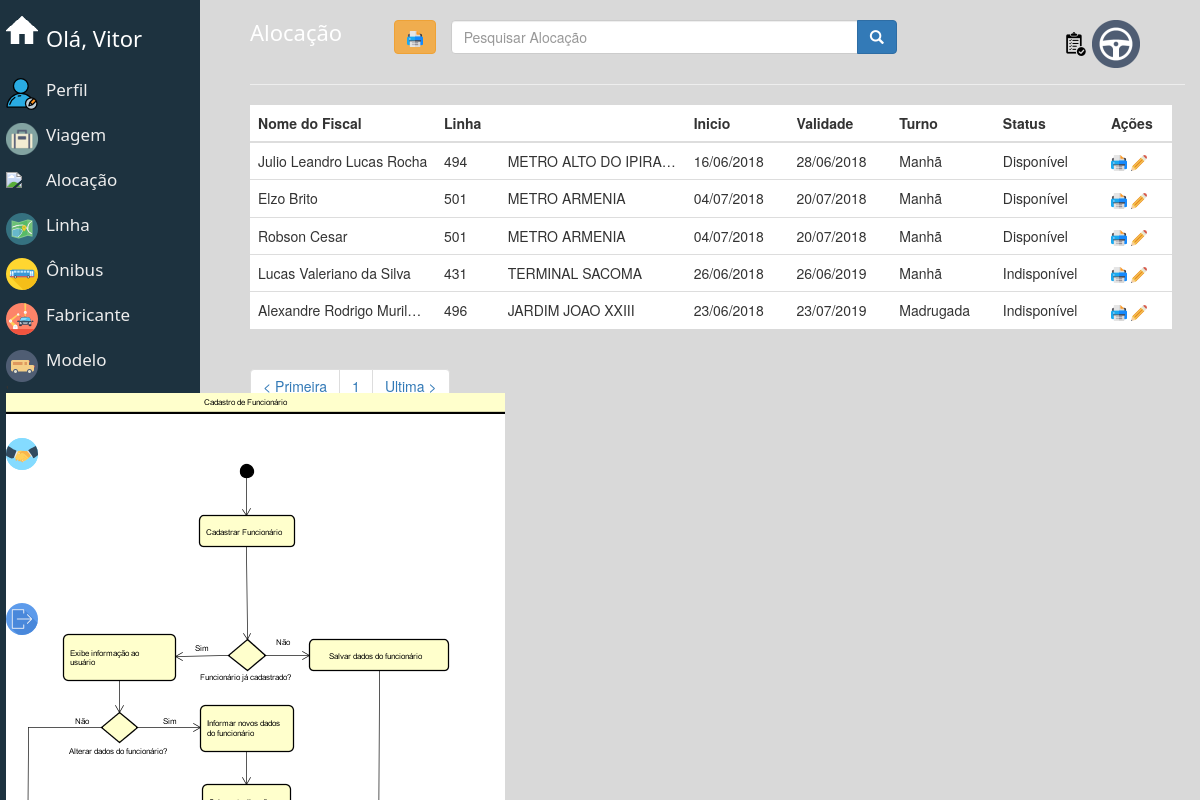
Screenshot of /login/Administrador/Telas/Visualiza/visualizaAlocacaoF.php (signed in) with the database file from the repository.
### tables this page shows
CREATE TABLE `tbalocacao` (
  `codAlocacao` int(11) NOT NULL,
  `codFuncionario` int(11) NOT NULL,
  `codOnibus` int(11) DEFAULT NULL,
  `codLinha` int(11) NOT NULL,
  `inicioAlocacao` date NOT NULL,
  `fimAlocacao` date NOT NULL,
  `statusAlocacao` varchar(15) NOT NULL,
  `codTurno` int(11) NOT NULL
);

CREATE TABLE `tbfuncionario` (
  `codFuncionario` int(11) NOT NULL,
  `matriculaFuncionario` varchar(15) NOT NULL,
  `nomeFuncionario` varchar(90) NOT NULL,
  `rgFuncionario` varchar(12) NOT NULL,
  `emailFuncionario` varchar(90) NOT NULL,
  `cnhFuncionario` varchar(12) DEFAULT NULL,
  `cpfFuncionario` varchar(14) NOT NULL,
  `dataCadastroFuncionario` date NOT NULL,
  `codUsuario` int(11) NOT NULL
);

CREATE TABLE `tblinha` (
  `codLinha` int(11) NOT NULL,
  `nomeLinha` varchar(120) NOT NULL,
  `tarifaLinha` double NOT NULL,
  `numLinha` varchar(8) NOT NULL,
  `horaFuncionamento` time NOT NULL,
  `horaTermino` time NOT NULL
);

CREATE TABLE `tbturno` (
  `codTurno` int(11) NOT NULL,
  `descricaoTurno` varchar(40) NOT NULL
);

### login/Administrador/Telas/Visualiza/visualizaAlocacaoF.php (the view, shortened to what this page needs)
<?php require_once('../../../../verificaS.php');  $nomeUsuario= $_SESSION['nomeUsuario'];              $nome = explode(" ",$nomeUsuario);             $nomeUsuario = $nome[0]; ?>
<!DOCTYPE html>
<html lang="pt-br">
    <head>
        <link href="../../../bootstrap/css/bootstrap.min.css" rel = "stylesheet">
        <link rel="stylesheet" href="../../../css/Smith.css">
    </head>
    <body>
        <div id="main" class="container-fluid">
            <div id="top" class="row">
                <div class="col-md-2">
                    <div class="ArrumaSE">
                    <h2>Alocação</h2>
                    </div>
                </div>
                <?php echo "<a href='../../Function/Relatorio/Geral/grlAlocacao.php' target='_blank' class='btn btn-warning pull-left h2'><img src='../../../img/print.png' href='#'></a>";?>
                <div class="col-md-6">
                    <div class="input-group h2">
                        <input id = "busca" name="data[search]" class="form-control" id="search" type="text" placeholder="Pesquisar Alocação">
                        <span class="input-group-btn">
                            <button class="btn btn-primary" type="submit">
                                <span class="glyphicon glyphicon-search"></span>
                            </button>
                        </span>
                    </div>
                </div>
                <div class="adicionaAlocacao">
                    <a href="../Adiciona/adicionaAlocacaoF.php"><img src='../../../img/prancheta.png'></a>
                    <a href="../Adiciona/adicionaAlocacao.php"><img src='../../../img/volante2.png'></a>
                </div>
            </div>
             <hr />
            <div id="list" class="row">
                <div class="table-responsive col-md-12">
                    <table id = "result" class="table table-striped" cellspacing="0" cellpadding="0">
                        <thead>
                            <tr>
                                <th>Nome do Fiscal</th>
                                <th>Linha</th>
                                <th> </th>
                                <th>Inicio</th>
                                <th>Validade</th>
                                <th>Turno</th>
                                <th>Status</th>
                                <th class="actions">Ações</th>
                             </tr>
                        </thead>
                        <tbody>
                               <?php
                                 $connect = mysqli_connect('localhost','root','','bdfiscall');
                            $pagina_atual = filter_input(INPUT_GET,'pagina', FILTER_SANITIZE_NUMBER_INT);
                            $pagina = (!empty($pagina_atual)) ? $pagina_atual : 1;
                            $qnt_result_pg = 10;
                            $inicio = ($qnt_result_pg * $pagina) - $qnt_result_pg;
                            $sql = "SELECT * FROM tbalocacao
                            INNER JOIN tbturno ON tbturno.codTurno = tbalocacao.codTurno
                            INNER JOIN tblinha ON tblinha.codLinha = tbalocacao.codLinha
                            INNER JOIN tbfuncionario ON tbfuncionario.codFuncionario = tbalocacao.codFuncionario
                            INNER JOIN tbusuario ON tbfuncionario.codUsuario = tbusuario.codUsuario
                            INNER JOIN tbnivelusuario ON tbnivelusuario.codNivelUsuario = tbusuario.codNivelUsuario
                            WHERE descricaoNivelUsuario like 'Fiscal'
                            ORDER BY fimAlocacao ASC LIMIT $inicio, $qnt_result_pg";
                            $result = mysqli_query($connect,$sql);
                            while($element = mysqli_fetch_array($result)){
                                $nomeFuncionario = $element['nomeFuncionario'];
                                $numLinha= $element['numLinha'];
                                $nomeLinha = $element['nomeLinha'];
                                $inicioAlocacao = $element['inicioAlocacao'];
                                $inicioAlocacao = implode("/", array_reverse(explode("-", $inicioAlocacao)));
                                $fimAlocacao = $element['fimAlocacao'];
                                $fimAlocacao = implode("/", array_reverse(explode("-", $fimAlocacao)));
                                $descricaoTurno = $element['descricaoTurno'];
                                $statusAlocacao = $element['statusAlocacao'];
                            echo"<tr>
                                    <td data-title='nomeFuncionario' id='limite'>$nomeFuncionario</td>
                                    <td data-title='numLinha' id='limite'>$numLinha</td>
                                    <td data-title='nomeLinha' id='limite'>$nomeLinha</td>
                                    <td data-title='inicioAlocacao'>$inicioAlocacao</td>
                                    <td data-title='fimAlocacao'>$fimAlocacao</td>
                                    <td data-title='descricaoTurno'>$descricaoTurno</td>
                                    <td data-title='statusAlocacao'>$statusAlocacao</td>
                                    <td class='actions'>
                                    <a href='../../Function/Relatorio/Especifico/espAlocacao.php?codAlocacao=" . $element['codAlocacao'] . "' target='_blank'><img src='../../../img/print.png' href='#'></a>
                                    <a href='../Edita/editaAlocacaoF.php?codAlocacao=" . $element['codAlocacao'] . "'><img src='../../../img/edit.png' href='#'></a>
                                </td>
                                </tr>";
                            }
                            $result_pg = "SELECT COUNT(codAlocacao) AS num_result FROM tbalocacao
                            INNER JOIN tbfuncionario ON tbfuncionario.codFuncionario = tbalocacao.codFuncionario
                            INNER JOIN tbusuario ON tbfuncionario.codUsuario = tbusuario.codUsuario
                            INNER JOIN tbnivelusuario ON tbnivelusuario.codNivelUsuario = tbusuario.codNivelUsuario
                            WHERE descricaoNivelUsuario like 'Fiscal'";
                            $resultado_pg = mysqli_query($connect, $result_pg);
                            $row_pg = mysqli_fetch_assoc($resultado_pg);
                            $quantidade_pg = ceil($row_pg['num_result'] / $qnt_result_pg);
                            $max_links = 1;
                        ?>
                        </tbody>
                     </table>
                 </div>
             </div>
            <div id="bottom" class="row">
                <div class="col-md-12">
                    <ul class="pagination">
                        <li><a href="visualizaAlocacaoF.php?pagina=1">&lt; Primeira</a></li>
                        <?php for($pag_ant = $pagina - $max_links; $pag_ant <= $pagina - 1; $pag_ant++){
                                    echo"<li class='disable'><a> $pagina </a></li>";
                                }for($pag_dep = $pagina + 1; $pag_dep <= $pagina + $max_links; $pag_dep++){
                                    if($pag_dep <= $quantidade_pg){
				                        echo "<li><a href='visualizaAlocacaoF.php?pagina=$pag_dep'>$pag_dep</a></li>";
                                    }
                                }
                                echo"<li class='next'><a href='visualizaAlocacaoF.php?pagina=$quantidade_pg' rel='next'>Ultima &gt;</a></li>";
                        ?>
                    </ul>
                </div>
            </div>
        </div>
        <section class="Cima">
            <div class="Bv">
                <div class="TxtInicio">
                    <a href="../../index.php" data-toggle="tooltip" data-placement="right" title="Tela inicial" > <h2>Olá, <?php echo $nomeUsuario;?></h2></a>
                </div>
                <div class="casa">
                    <a href="../../index.php" data-toggle="tooltip" data-placement="right" title="Tela inicial" > <img src="../../../img/CasaBranca.png" width="32px" height="32px"></a>
                </div>
            </div>
            <div class="divisaoPadrao">
                <div class="txtPadrao">
                    <a href="../../Telas/Visualiza/visualizaPerfil.php" data-toggle="tooltip" data-placement="right" title="Alterar o seu perfil" ><h1>Perfil</h1></a>
                </div>
                <div class="imgPadrao">
                    <a href="../../Telas/Visualiza/visualizaPerfil.php"data-toggle="tooltip" data-placement="right" title="Alterar o seu perfil" ><img src="../../../img/usuario.png"></a>
                </div>
            </div>
            <div class="divisaoPadrao">
                <div class="txtPadrao">
                    <a href="../../Telas/Visualiza/visualizaViagem.php" data-toggle="tooltip" data-placement="right" title="Consultar Viagens"><h1>Viagem</h1></a>
                </div>
                <div class="imgPadrao">
                    <a href="../../Telas/Visualiza/visualizaViagem.php" data-toggle="tooltip" data-placement="right" title="Consultar Viagens" ><img src="../../../img/Viagem.png"></a>
                </div>
            </div>
            <div class="divisaoPadrao">
                <div class="txtPadrao">
                    <a href="../../Telas/Visualiza/visualizaAlocacao.php" data-toggle="tooltip" data-placement="right" title="Consultar Alocações"><h1>Alocação</h1></a>
                </div>
                <div class="imgPadrao">
                    <a href="../../Telas/Visualiza/visualizaAlocacao.php" data-toggle="tooltip" data-placement="right" title="Consultar Alocações"><img src="../../../img/Locacao.png"></a>
                </div>
            </div>
            <div class="divisaoPadrao">
                <div class="txtPadrao">
                    <a href= "../../Telas/Visualiza/visualizaLinha.php" data-toggle="tooltip" data-placement="right" title="Consultar Linhas"><h1>Linha</h1></a>
                </div>
                <div class="imgPadrao">
                    <a href= "../../Telas/Visualiza/visualizaLinha.php" data-toggle="tooltip" data-placement="right" title="Consultar Linhas"><img src="../../../img/linha.png"></a>
                </div>
            </div>
            <div class="divisaoPadrao">
                <div class="txtPadrao">
                 <a href="../../Telas/Visualiza/visualizaOnibus.php" data-toggle="tooltip" data-placement="right" title="Consultar Ônibus"> <h1>Ônibus</h1></a>
                </div>
                <div class="imgPadrao">
                    <a href="../../Telas/Visualiza/visualizaOnibus.php" data-toggle="tooltip" data-placement="right" title="Consultar Ônibus"><img src="../../../img/aaa.png"></a>
                </div>
            </div>
            <div class="divisaoPadrao">
                <div class="txtPadrao">
                    <a href = "../../Telas/Visualiza/visualizaFabricante.php" data-toggle="tooltip" data-placement="right" title="Consultar Fabricantes"><h1>Fabricante</h1></a>
                </div>
                <div class="imgPadrao">
                    <a href = "../../Telas/Visualiza/visualizaFabricante.php" data-toggle="tooltip" data-placement="right" title="Consultar Fabricantes"><img src="../../../img/fabricante.png"></a>
                </div>
            </div>
            <div class="divisaoPadrao">
                <div class="txtPadrao">
                    <a href = "../../Telas/Visualiza/visualizaModelo.php" data-toggle="tooltip" data-placement="right" title="Consultar Modelos"><h1>Modelo</h1></a>
                </div>'
                <div class="imgModelo">
                    <a href = "../../Telas/Visualiza/visualizaModelo.php" data-toggle="tooltip" data-placement="right" title="Consultar Modelos"> <img src="../../../img/modelo.png"> </a>
                </div>
            </div>
            <div class="divisaoPadrao">
                <div class="txtPadrao">
                    <a href="../../Telas/Visualiza/visualizaFuncionario.php" data-toggle="tooltip" data-placement="right" title="Consultar Funcionários"> <h1>Funcionário</h1></a>
                </div>
                <div class="imgPadrao">
                    <a href="../../Telas/Visualiza/visualizaFuncionario.php" data-toggle="tooltip" data-placement="right" title="Consultar Funcionários"> <img src="../../../img/Funcionario.png"></a>
                </div>
            </div>
            <div class="divisaoPadrao">
                <div class="txtPadrao">
                    <a href="../../Telas/Visualiza/visualizaCooperativa.php" data-toggle="tooltip" data-placement="right" title="Consultar Cooperativas"><h1>Cooperativa</h1></a>
                </div>
                <div class="imgPadrao">
                    <a href="../../Telas/Visualiza/visualizaCooperativa.php" data-toggle="tooltip" data-placement="right" title="Consultar Cooperativas"><img src="../../../img/cooperativa.png"></a>
                </div>
            </div>
             <div class="divisaoPadrao">
                <div class="txtPadrao">
                    <a href = "../../../../sair.php" data-toggle="tooltip" data-placement="right" title="Sair do sistema"> <h1>Sair</h1> </a>
                </div>
                <div class="imgPadrao">
                    <a href = "../../../../sair.php" data-toggle="tooltip" data-placement="right" title="Sair do sistema"> <img src="../../../img/logouts.png"> </a>
                </div>
            </div>
        </section>
    </body>
</html>

### login/css/Smith.css (style rules this page uses)
.divisaoPadrao { padding: 5px; height:45px; background:#384176; }
button { border-radius:8px; color:black; background-color: #ccc; }
body { background:#d9d9d9; padding: 0; margin: 0; }
h1 { color: #eeeeee; font-family: 'Segoe UI', Tahoma, Geneva, Verdana, sans-serif; font-size: 17px; }
h2 { color: #FFFFFF; font-family: 'Segoe UI', Tahoma, Geneva, Verdana, sans-serif; font-size: 22px; }
input { border-radius: 8px; }
.Cima { padding: 1px; background:#1d323f; width: 200px; height: 920px; position: fixed; top: 0px; }
.Bv { padding: 5px; height:70px; background:#1d323f; }
.casa { position: absolute; margin: 0px 100px 0px 0px; top: 14px; }
.TxtInicio { margin-left:40px; margin-top: 10px; }
.divisaoPadrao { padding: 5px; height:45px; background:#1d323f; }
.txtPadrao { margin-left:40px; margin-top: -15px; }
.imgPadrao { position: absolute; margin-top: -32px; }
.imgModelo { position: absolute; margin-top:-50px; }
#limite { max-width: 20ch; overflow: hidden; text-overflow: ellipsis; white-space: nowrap; }
.adicionaAlocacao { right:60px; top:20px; position:absolute; }

### rows the page displays
tbalocacao: codFuncionario.nomeFuncionario "Julio Leandro Lucas Rocha", codLinha.numLinha "494", codLinha.nomeLinha "METRO ALTO DO IPIRA…", inicioAlocacao "16/06/2018", fimAlocacao "28/06/2018", codTurno.descricaoTurno "Manhã", statusAlocacao "Disponível"
tbalocacao: codFuncionario.nomeFuncionario "Elzo Brito", codLinha.numLinha "501", codLinha.nomeLinha "METRO ARMENIA", inicioAlocacao "04/07/2018", fimAlocacao "20/07/2018", codTurno.descricaoTurno "Manhã", statusAlocacao "Disponível"
tbalocacao: codFuncionario.nomeFuncionario "Robson Cesar", codLinha.numLinha "501", codLinha.nomeLinha "METRO ARMENIA", inicioAlocacao "04/07/2018", fimAlocacao "20/07/2018", codTurno.descricaoTurno "Manhã", statusAlocacao "Disponível"
tbalocacao: codFuncionario.nomeFuncionario "Lucas Valeriano da Silva", codLinha.numLinha "431", codLinha.nomeLinha "TERMINAL SACOMA", inicioAlocacao "26/06/2018", fimAlocacao "26/06/2019", codTurno.descricaoTurno "Manhã", statusAlocacao "Indisponível"
tbalocacao: codFuncionario.nomeFuncionario "Alexandre Rodrigo Muril…", codLinha.numLinha "496", codLinha.nomeLinha "JARDIM JOAO XXIII", inicioAlocacao "23/06/2018", fimAlocacao "23/07/2019", codTurno.descricaoTurno "Madrugada", statusAlocacao "Indisponível"

### other values shown
$pagina "1"
$nomeUsuario "Vitor"
